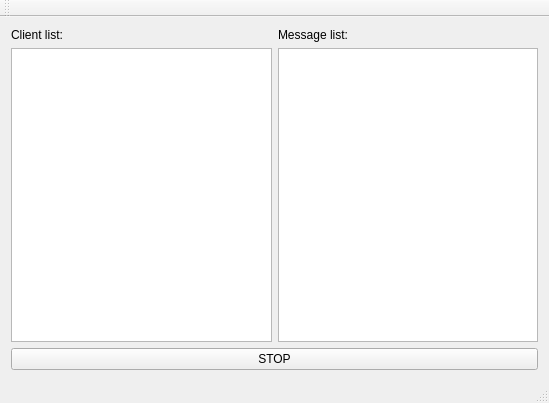
<?xml version="1.0" encoding="UTF-8"?>
<ui version="4.0">
 <class>MainWindow</class>
 <widget class="QMainWindow" name="MainWindow">
  <property name="geometry">
   <rect>
    <x>0</x>
    <y>0</y>
    <width>549</width>
    <height>403</height>
   </rect>
  </property>
  <property name="windowTitle">
   <string>MainWindow</string>
  </property>
  <widget class="QWidget" name="centralWidget">
   <layout class="QGridLayout" name="gridLayout_2">
    <item row="0" column="0">
     <layout class="QGridLayout" name="gridLayout">
      <item row="1" column="0">
       <widget class="QListWidget" name="list_clients"/>
      </item>
      <item row="1" column="1">
       <widget class="QListWidget" name="list_messages"/>
      </item>
      <item row="0" column="0">
       <widget class="QLabel" name="label">
        <property name="text">
         <string>Client list:</string>
        </property>
       </widget>
      </item>
      <item row="0" column="1">
       <widget class="QLabel" name="label_2">
        <property name="text">
         <string>Message list:</string>
        </property>
       </widget>
      </item>
     </layout>
    </item>
    <item row="1" column="0">
     <widget class="QPushButton" name="button_stop">
      <property name="text">
       <string>STOP</string>
      </property>
     </widget>
    </item>
   </layout>
  </widget>
  <widget class="QMenuBar" name="menuBar">
   <property name="geometry">
    <rect>
     <x>0</x>
     <y>0</y>
     <width>549</width>
     <height>21</height>
    </rect>
   </property>
  </widget>
  <widget class="QToolBar" name="mainToolBar">
   <attribute name="toolBarArea">
    <enum>TopToolBarArea</enum>
   </attribute>
   <attribute name="toolBarBreak">
    <bool>false</bool>
   </attribute>
  </widget>
  <widget class="QStatusBar" name="statusBar"/>
 </widget>
 <layoutdefault spacing="6" margin="11"/>
 <resources/>
 <connections/>
</ui>
